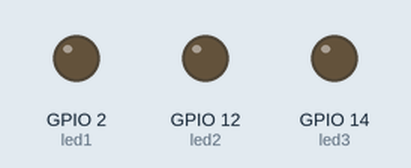
This program was run on a simulated ESP32 board running MicroPython. Shown: output pins drawn as LEDs (lit = HIGH).

Above: at 0.2 s.
At 0.65 s:
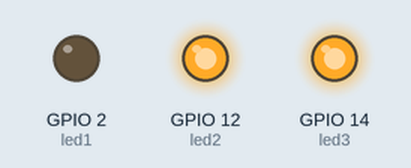
At 1.35 s:
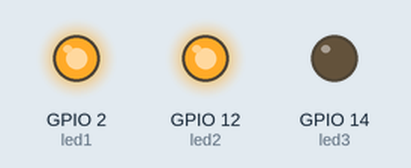
At 1.8 s:
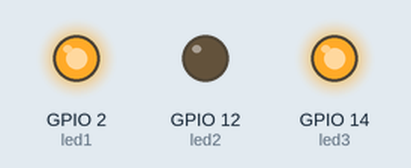
At 2.2 s:
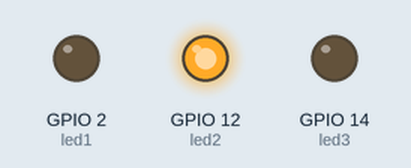
At 3.8 s:
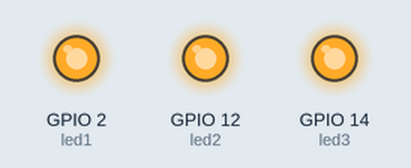
Timing chart, 0 to 4.6 s (numbered marks = the images above):
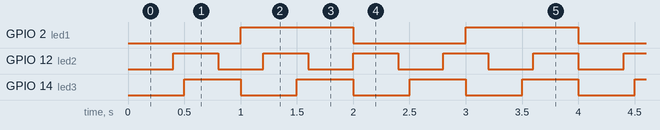

Measured:
- by itself, GPIO 2 (led1): alternates HIGH for 1.0 s and LOW for 1.0 s
- by itself, GPIO 12 (led2): alternates HIGH for 0.40 s and LOW for 0.40 s
- by itself, GPIO 14 (led3): alternates HIGH for 0.50 s and LOW for 0.50 s

The program:

aio_ledblink.py
```python
'''
Lässt 3 LEDs gleichzeitig blinken

Anschlüsse:

LED1 ... interne LED
LED2 ... Pin D12
LED3 ... Pin D14
'''

import machine
import uasyncio as asyncio

led1 = machine.Pin(2, machine.Pin.OUT)
led2 = machine.Pin(12, machine.Pin.OUT)
led3 = machine.Pin(14, machine.Pin.OUT)

async def toggleLed(led, duration = 1):
    while True:
        await asyncio.sleep(duration)
        led.toggle() # LED umschalten

async def starteAsync():
    await asyncio.gather(
        toggleLed(led1, 1), # freq = 0.5 Hz
        toggleLed(led2, 0.4), # freq = 1.25 Hz
        toggleLed(led3, 0.5), # freq = 1.0 Hz
    )

asyncio.run(starteAsync())
```
